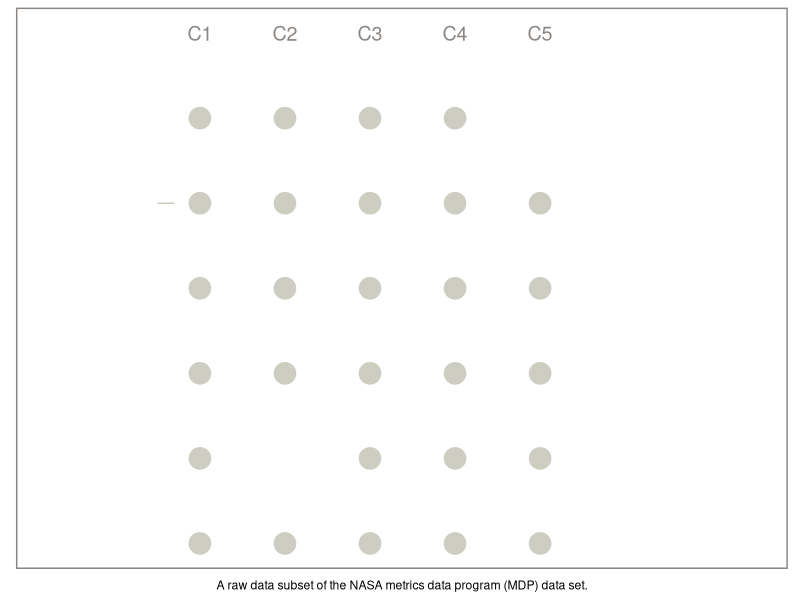
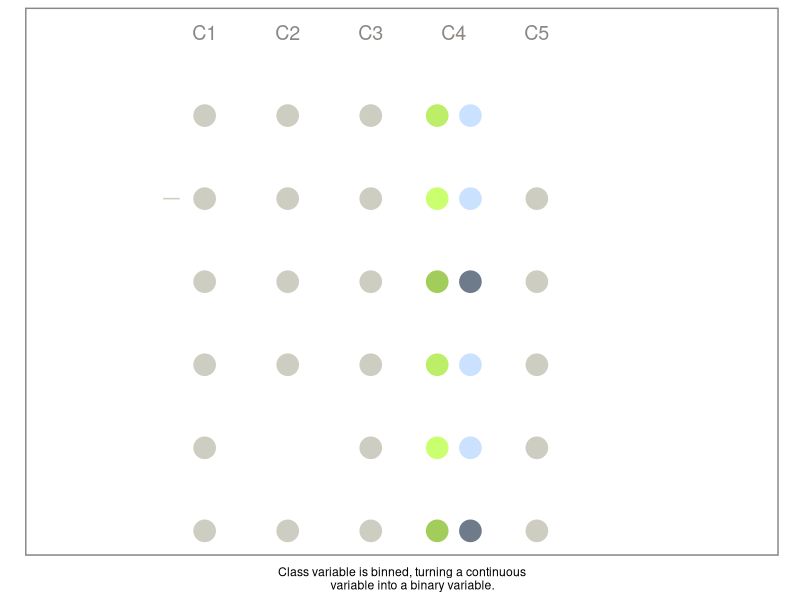
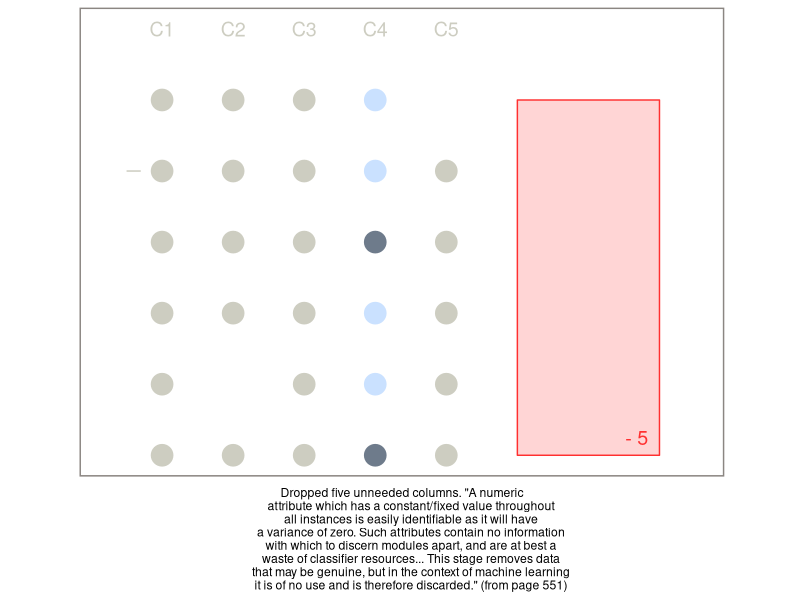
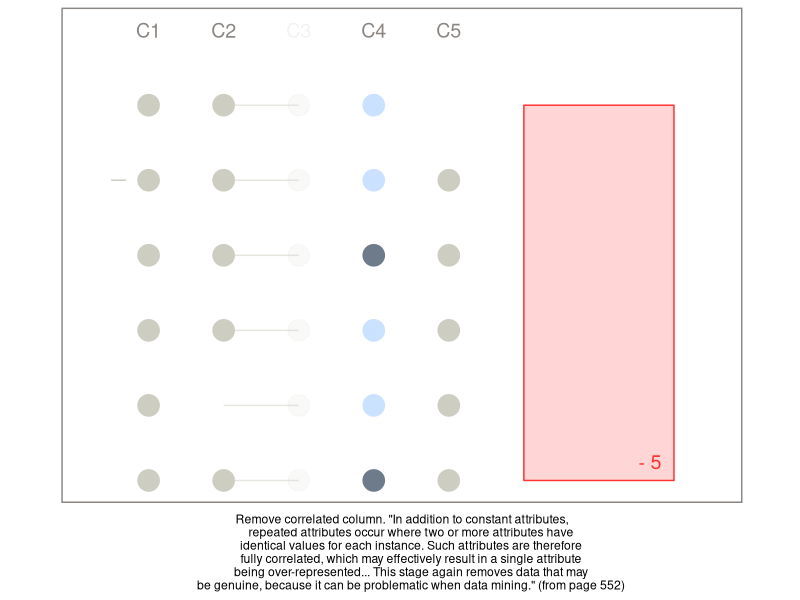
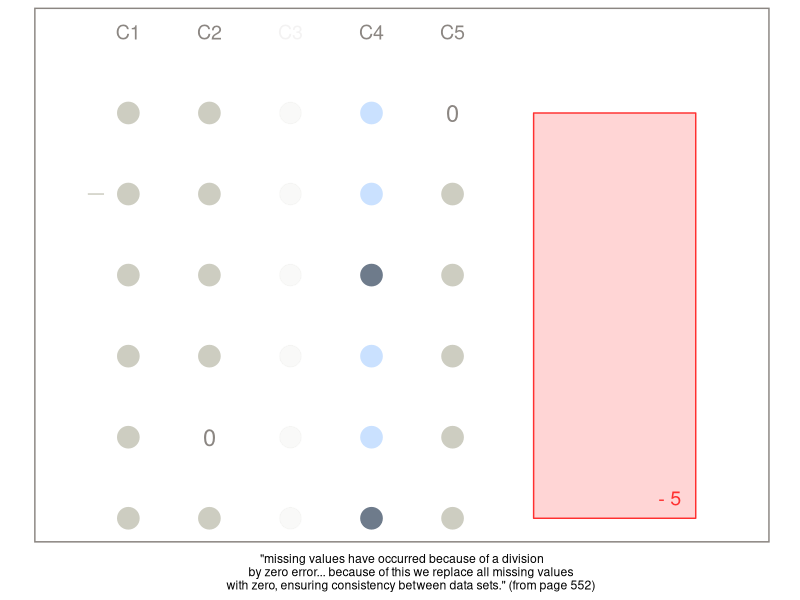
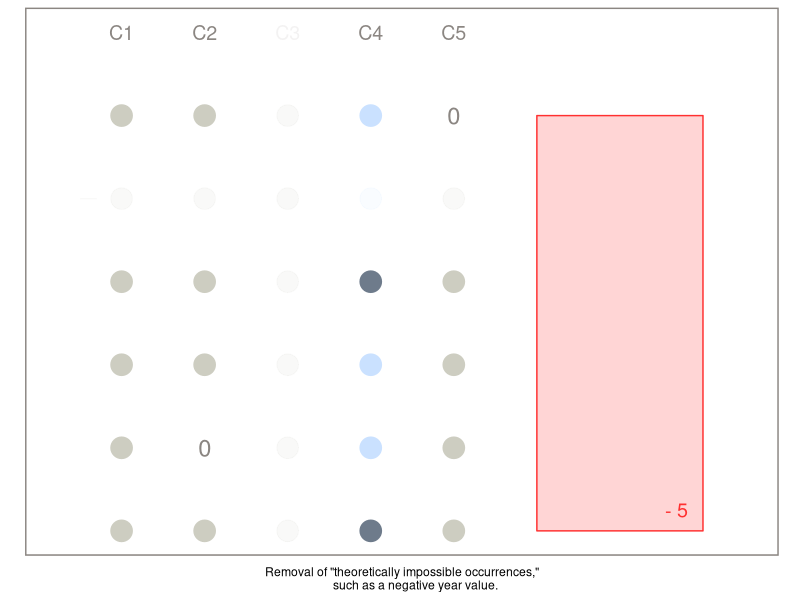
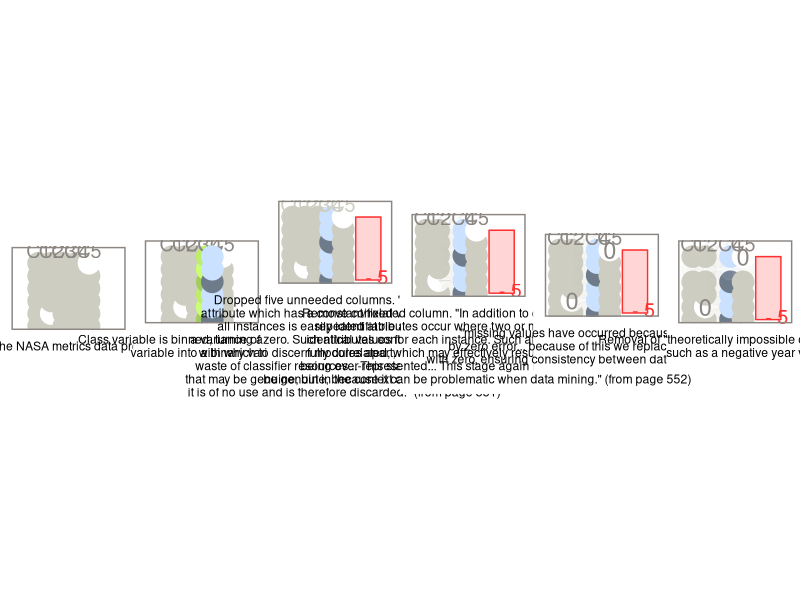

Write R code to recreate these figures, in order.
library(ggplot2)
library(ggpubr)

subdat <- data.frame(expand.grid(x = seq(1, 5), y = seq(1, 6)))
subdat <- subdat[order(subdat$x), ]
rownames(subdat) <- seq(1, nrow(subdat))

subdat$colour <- "ivory3"
subdat[c(8, 30), "colour"] <- "white"

labels <-
  data.frame(
    x = seq(1, 5),
    y = rep(7, 5),
    label = c("C1", "C2", "C3", "C4", "C5")
  )

g <- ggplot() +
  geom_point(
    data = subdat,
    aes(x = x, y = y, colour = colour),
    size = 7,
    show.legend = FALSE
  ) +
  scale_colour_identity() +
  geom_text(
    data = labels,
    aes(x = x, y = y, label = label),
    colour = "seashell4",
    size = 5
  ) +
  geom_segment(aes(
    x = .5,
    xend = .7,
    y = 5,
    yend = 5
  ), colour = "ivory3") +
  theme(
    axis.line = element_blank(),
    axis.text.x = element_blank(),
    axis.text.y = element_blank(),
    axis.ticks = element_blank(),
    axis.title.x = element_blank(),
    axis.title.y = element_blank(),
    panel.background = element_blank(),
    panel.border = element_rect(
      colour = "seashell4",
      fill = NA,
      size = 1,
    ),
    plot.caption = element_text(hjust = 0.5)
  ) +
  labs(caption = "A raw data subset of the NASA metrics data program (MDP) data set.") +
  xlim(c(-.75, 7.5)) +
  coord_equal()
g

subdat[subdat$x == 4, "colour"] <-
  c(
    "darkolivegreen3",
    "darkolivegreen1",
    "darkolivegreen2",
    "darkolivegreen3",
    "darkolivegreen1",
    "darkolivegreen2"
  )
binned <- subdat[subdat$x == 4,]
subdat[subdat$x == 4, "x"] <- subdat[subdat$x == 4, "x"] - .2
binned$x <- binned$x + .2
binned$colour <-
  c(
    "lightsteelblue4",
    "lightsteelblue1",
    "lightsteelblue1",
    "lightsteelblue4",
    "lightsteelblue1",
    "lightsteelblue1"
  )
p1 <- ggplot() +
  geom_point(
    data = subdat,
    aes(x = x, y = y, colour = colour),
    size = 7,
    show.legend = FALSE
  ) +
  scale_colour_identity() +
  geom_text(
    data = labels,
    aes(x = x, y = y, label = label),
    colour = "seashell4",
    size = 5
  ) +
  geom_segment(aes(
    x = .5,
    xend = .7,
    y = 5,
    yend = 5
  ), colour = "ivory3") +
  geom_point(
    data = binned,
    aes(x = x, y = y, colour = colour),
    size = 7,
    show.legend = FALSE
  ) +
  theme(
    axis.line = element_blank(),
    axis.text.x = element_blank(),
    axis.text.y = element_blank(),
    axis.ticks = element_blank(),
    axis.title.x = element_blank(),
    axis.title.y = element_blank(),
    panel.background = element_blank(),
    panel.border = element_rect(
      colour = "seashell4",
      fill = NA,
      size = 1
    ),
    plot.caption = element_text(hjust = 0.5)
  ) +
  labs(caption = "Class variable is binned, turning a continuous
       variable into a binary variable.") +
  xlim(c(-.75, 7.5)) +
  coord_equal()
p1

subdat[subdat$x == 3.8, "x"] <- subdat[subdat$x == 3.8, "x"] + .2
subdat[subdat$x == 4, "colour"] <-
  c(
    "lightsteelblue4",
    "lightsteelblue1",
    "lightsteelblue1",
    "lightsteelblue4",
    "lightsteelblue1",
    "lightsteelblue1"
  )

dropShape <-
  data.frame(
    x = c(6, 6, 8, 8, 6),
    y = c(1, 6, 6, 1, 1),
    group = rep(1, 5)
  )
dropShapeLabel <-
  data.frame(x = c(7.68),
             y = c(1.25),
             label = "- 5")
p2 <- ggplot() +
  geom_point(
    data = subdat,
    aes(x = x, y = y, colour = colour),
    size = 7,
    show.legend = FALSE
  ) +
  scale_colour_identity() +
  geom_text(
    data = labels,
    aes(x = x, y = y, label = label),
    colour = "ivory3",
    size = 5
  ) +
  geom_segment(aes(
    x = .5,
    xend = .7,
    y = 5,
    yend = 5
  ), colour = "ivory3") +
  geom_polygon(
    data = dropShape,
    aes(x = x, y = y, group = group),
    fill = "firebrick1",
    alpha = .2,
    colour = "firebrick1"
  ) +
  geom_text(
    data = dropShapeLabel,
    aes(x = x, y = y, label = label),
    colour = "firebrick1",
    size = 5
  ) +
  theme(
    axis.line = element_blank(),
    axis.text.x = element_blank(),
    axis.text.y = element_blank(),
    axis.ticks = element_blank(),
    axis.title.x = element_blank(),
    axis.title.y = element_blank(),
    panel.background = element_blank(),
    panel.border = element_rect(
      colour = "seashell4",
      fill = NA,
      size = 1
    ),
    plot.caption = element_text(hjust = 0.5)
  ) +
  (
    labs(
      caption = 'Dropped five unneeded columns. "A numeric
      attribute which has a constant/fixed value throughout
      all instances is easily identifiable as it will have
      a variance of zero. Such attributes contain no information
      with which to discern modules apart, and are at best a
      waste of classifier resources... This stage removes data
      that may be genuine, but in the context of machine learning
      it is of no use and is therefore discarded." (from page 551)'
    )
  ) +
  xlim(c(.25, 8.5)) +
  coord_equal()
p2

subdat$alpha <- 1
subdat[subdat$x == 3, "alpha"] <- .1
labels$alpha <- 1
labels[labels$x == 3, "alpha"] <- .1
connect <-
  data.frame(cbind(subdat[subdat$x == 2, c("x", "y")], subdat[subdat$x == 3, c("x", "y")]))
connect$group <- seq(1, 6)
p3 <- ggplot() +
  geom_point(
    data = subdat,
    aes(
      x = x,
      y = y,
      colour = colour,
      alpha = alpha
    ),
    size = 7,
    show.legend = FALSE
  ) +
  scale_colour_identity() +
  geom_text(
    data = labels,
    aes(
      x = x,
      y = y,
      label = label,
      alpha = alpha
    ),
    colour = "seashell4",
    size = 5,
    show.legend = FALSE
  ) +
  geom_segment(aes(
    x = .5,
    xend = .7,
    y = 5,
    yend = 5
  ), colour = "ivory3") +
  geom_polygon(
    data = dropShape,
    aes(x = x, y = y, group = group),
    fill = "firebrick1",
    alpha = .2,
    colour = "firebrick1"
  ) +
  geom_text(
    data = dropShapeLabel,
    aes(x = x, y = y, label = label),
    colour = "firebrick1",
    size = 5
  ) +
  geom_segment(
    data = connect,
    aes(
      x = x,
      xend = x.1,
      y = y,
      yend = y.1,
      group = group
    ),
    colour = "ivory3",
    alpha = .5
  ) +
  theme(
    axis.line = element_blank(),
    axis.text.x = element_blank(),
    axis.text.y = element_blank(),
    axis.ticks = element_blank(),
    axis.title.x = element_blank(),
    axis.title.y = element_blank(),
    panel.background = element_blank(),
    panel.border = element_rect(
      colour = "seashell4",
      fill = NA,
      size = 1
    ),
    plot.caption = element_text(hjust = 0.5)
  ) +
  (
    labs(
      caption = 'Remove correlated column. "In addition to constant attributes,
      repeated attributes occur where two or more attributes have
      identical values for each instance. Such attributes are therefore
      fully correlated, which may effectively result in a single attribute
      being over-represented... This stage again removes data that may
      be genuine, because it can be problematic when data mining." (from page 552)'
    )
  ) +
  xlim(c(.25, 8.5)) +
  coord_equal()
p3

zeros <- subdat[c(8, 30),]
zeros$label <- "0"
p4 <- ggplot() +
  geom_point(
    data = subdat,
    aes(
      x = x,
      y = y,
      colour = colour,
      alpha = alpha
    ),
    size = 7,
    show.legend = FALSE
  ) +
  scale_colour_identity() +
  geom_text(
    data = labels,
    aes(
      x = x,
      y = y,
      label = label,
      alpha = alpha
    ),
    colour = "seashell4",
    size = 5,
    show.legend = FALSE
  ) +
  geom_segment(aes(
    x = .5,
    xend = .7,
    y = 5,
    yend = 5
  ), colour = "ivory3") +
  geom_polygon(
    data = dropShape,
    aes(x = x, y = y, group = group),
    fill = "firebrick1",
    alpha = .2,
    colour = "firebrick1"
  ) +
  geom_text(
    data = dropShapeLabel,
    aes(x = x, y = y, label = label),
    colour = "firebrick1",
    size = 5
  ) +
  geom_text(
    data = zeros,
    aes(x = x, y = y, label = label),
    colour = "seashell4",
    size = 6
  ) +
  theme(
    axis.line = element_blank(),
    axis.text.x = element_blank(),
    axis.text.y = element_blank(),
    axis.ticks = element_blank(),
    axis.title.x = element_blank(),
    axis.title.y = element_blank(),
    panel.background = element_blank(),
    panel.border = element_rect(
      colour = "seashell4",
      fill = NA,
      size = 1
    ),
    plot.caption = element_text(hjust = 0.5)
  ) +
  (
    labs(
      caption = '"missing values have occurred because of a division
      by zero error... because of this we replace all missing values
      with zero, ensuring consistency between data sets." (from page 552)'
    )
  ) +
  xlim(c(.25, 8.5)) +
  coord_equal()
p4

subdat[subdat$y == 5, "alpha"] <- .1
p5 <- ggplot() +
  geom_point(
    data = subdat,
    aes(
      x = x,
      y = y,
      colour = colour,
      alpha = alpha
    ),
    size = 7,
    show.legend = FALSE
  ) +
  scale_colour_identity() +
  geom_text(
    data = labels,
    aes(
      x = x,
      y = y,
      label = label,
      alpha = alpha
    ),
    colour = "seashell4",
    size = 5,
    show.legend = FALSE
  ) +
  geom_segment(aes(
    x = .5,
    xend = .7,
    y = 5,
    yend = 5
  ),
  colour = "ivory3",
  alpha = .1) +
  geom_polygon(
    data = dropShape,
    aes(x = x, y = y, group = group),
    fill = "firebrick1",
    alpha = .2,
    colour = "firebrick1"
  ) +
  geom_text(
    data = dropShapeLabel,
    aes(x = x, y = y, label = label),
    colour = "firebrick1",
    size = 5
  ) +
  geom_text(
    data = zeros,
    aes(x = x, y = y, label = label),
    colour = "seashell4",
    size = 6
  ) +
  theme(
    axis.line = element_blank(),
    axis.text.x = element_blank(),
    axis.text.y = element_blank(),
    axis.ticks = element_blank(),
    axis.title.x = element_blank(),
    axis.title.y = element_blank(),
    panel.background = element_blank(),
    panel.border = element_rect(
      colour = "seashell4",
      fill = NA,
      size = 1
    ),
    plot.caption = element_text(hjust = 0.5)
  ) +
  (
    labs(caption = 'Removal of "theoretically impossible occurrences,"
         such as a negative year value.')
  ) +
  xlim(c(.25, 8.5)) +
  coord_equal()
p5

plot(ggarrange(g, p1, p2, p3, p4, p5, nrow = 1))

# ggsave(
#   "test.pdf",
#   ggarrange(g, p1, p2, p3, p4, p5, nrow = 1),
#   width = 30,
#   height = 8
# )

